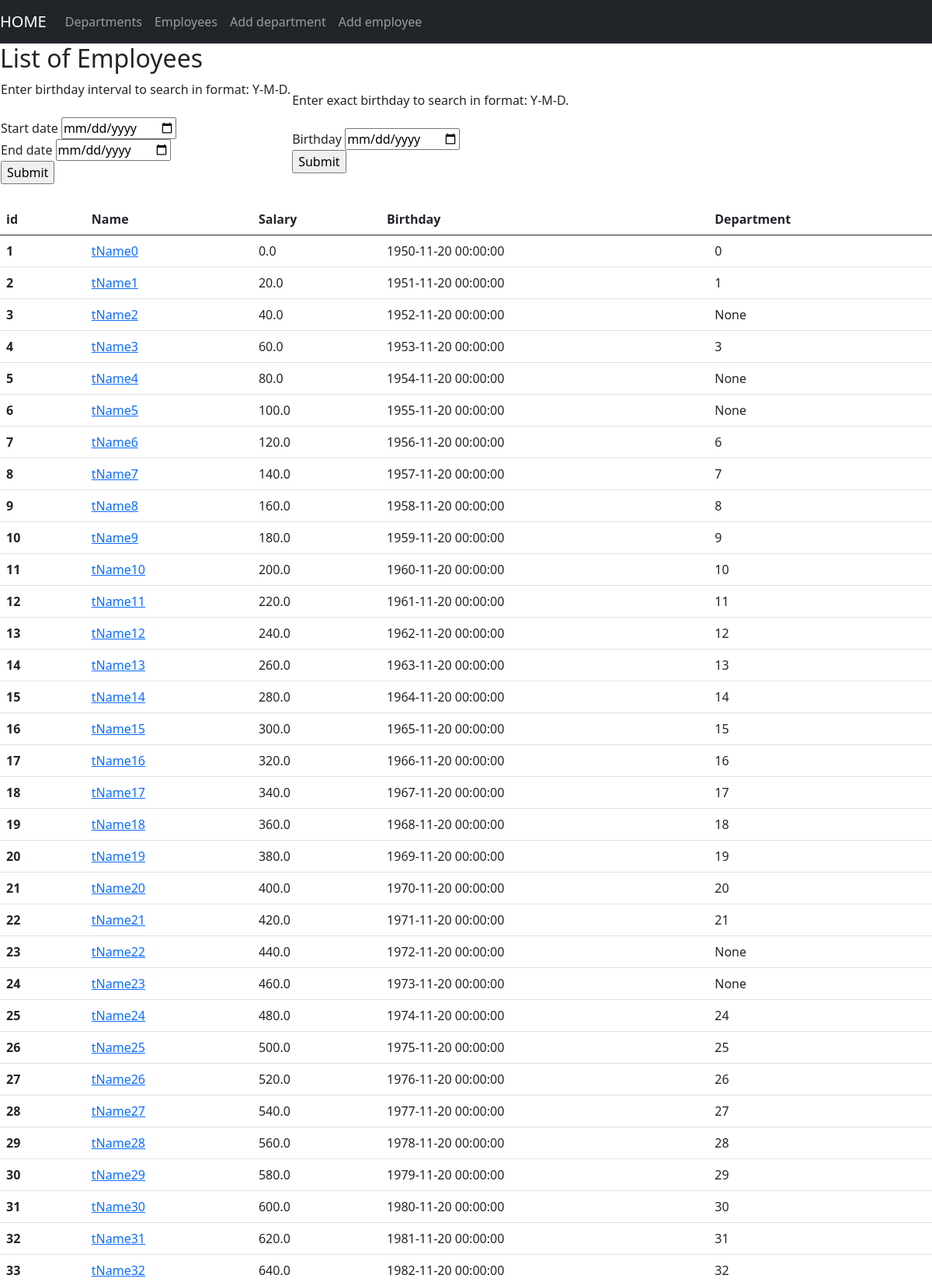
Screenshot of /view/employees/ (upper part) with the database file from the repository.
### models/models.py (models this page shows, shortened)
class Employee(db.Model):
    id_empl = db.Column(db.Integer, primary_key=True, autoincrement=True)
    name = db.Column(db.String(140))
    salary = db.Column(db.Float)
    birthday = db.Column(db.DateTime)
    id_empl_dept = db.Column(db.Integer, db.ForeignKey('department.id_dept'))

### views/view_employees.py (the view, shortened to what this page needs)
@view_employees_blueprint.route('/', methods=['GET', 'POST'])
def employees_list():
    employees = get_employees()
    form1 = BirthDateForm()
    form2 = BirthDateIntervalForm()
    if form2.validate_on_submit() and form2.start_date.data and form2.end_date.data:
        dates = form2.start_date.data.year, form2.start_date.data.month, form2.start_date.data.day, form2.end_date.data.year, form2.end_date.data.month, form2.end_date.data.day
        employees = get_employees(dates)
        return render_template('employees.html', employees=employees, form1=form1, form2=form2)
    return render_template('employees.html', employees=employees, form1=form1, form2=form2)

### views/forms.py
class BirthDateForm(FlaskForm):
    birthday = DateField('Birthday', format='%Y-%m-%d')
    submit = SubmitField('Submit')

class BirthDateIntervalForm(FlaskForm):
    start_date = DateField('Start date', format='%Y-%m-%d')
    end_date = DateField('End date', format='%Y-%m-%d')
    submit = SubmitField('Submit')

### service/crud.py (called while the page is built, shortened)
def get_employees(*args):
    if not args:
        employees = Employee.query.all()
    to_return = [
        {'id': employee.id_empl, 'name': employee.name, 'salary': employee.salary, 'birthday': employee.birthday,
         'department': employee.id_empl_dept} for
        employee in employees]
    return to_return

### views/templates/employees.html (shortened to what this page needs)
{% extends 'base.html' %}
{% block content %}
<h2> List of Employees</h2>
<table>
    <tr>
        <td>
            Enter birthday interval to search in format: Y-M-D.
            <form  method="POST">
                <br>
                {{ form2.start_date.label }} {{form2.start_date}}
                <br>
                {{ form2.end_date.label }} {{ form2.end_date }}
                <br>
                {{ form2.submit() }}
            </form>
        </td>
        <td>
            Enter exact birthday to search in format: Y-M-D.
            <form  method="POST">
                               <br>
                {{ form1.birthday.label }} {{form1.birthday}}
                <br>
                {{ form1.submit() }}
            </form>
        </td>
    </tr>
</table>
<br>
  <table class="table">
    <thead>
      <tr>
        <th scope="col">id</th>
        <th scope="col">Name</th>
        <th scope="col">Salary</th>
        <th scope="col">Birthday</th>
        <th scope="col">Department</th>
      </tr>
    </thead>
    <tbody>
    {% for employee in employees %}
      <tr>
        <th scope="row">{{ employee['id'] }}</th>
        <td>
          <a href="{{url_for('view_employees.employee_item', id_empl = employee.id)}}">{{ employee['name'] }}</a>  </td>
        <td>{{ employee['salary'] }}</td>
        <td>{{ employee['birthday']}}</td>
        <td>{{ employee['department']}}</td>
      </tr>
      {% endfor %}
    </tbody>
  </table>
{% endblock %}

### rows the page displays
Employee: id "1", name "tName0", salary "0.0", birthday "1950-11-20 00:00:00", department "0"
Employee: id "2", name "tName1", salary "20.0", birthday "1951-11-20 00:00:00", department "1"
Employee: id "3", name "tName2", salary "40.0", birthday "1952-11-20 00:00:00", department "None"
Employee: id "4", name "tName3", salary "60.0", birthday "1953-11-20 00:00:00", department "3"
Employee: id "5", name "tName4", salary "80.0", birthday "1954-11-20 00:00:00", department "None"
Employee: id "6", name "tName5", salary "100.0", birthday "1955-11-20 00:00:00", department "None"
Employee: id "7", name "tName6", salary "120.0", birthday "1956-11-20 00:00:00", department "6"
Employee: id "8", name "tName7", salary "140.0", birthday "1957-11-20 00:00:00", department "7"
Employee: id "9", name "tName8", salary "160.0", birthday "1958-11-20 00:00:00", department "8"
Employee: id "10", name "tName9", salary "180.0", birthday "1959-11-20 00:00:00", department "9"
Employee: id "11", name "tName10", salary "200.0", birthday "1960-11-20 00:00:00", department "10"
Employee: id "12", name "tName11", salary "220.0", birthday "1961-11-20 00:00:00", department "11"
Employee: id "13", name "tName12", salary "240.0", birthday "1962-11-20 00:00:00", department "12"
Employee: id "14", name "tName13", salary "260.0", birthday "1963-11-20 00:00:00", department "13"
Employee: id "15", name "tName14", salary "280.0", birthday "1964-11-20 00:00:00", department "14"
Employee: id "16", name "tName15", salary "300.0", birthday "1965-11-20 00:00:00", department "15"
Employee: id "17", name "tName16", salary "320.0", birthday "1966-11-20 00:00:00", department "16"
Employee: id "18", name "tName17", salary "340.0", birthday "1967-11-20 00:00:00", department "17"
Employee: id "19", name "tName18", salary "360.0", birthday "1968-11-20 00:00:00", department "18"
Employee: id "20", name "tName19", salary "380.0", birthday "1969-11-20 00:00:00", department "19"
Employee: id "21", name "tName20", salary "400.0", birthday "1970-11-20 00:00:00", department "20"
Employee: id "22", name "tName21", salary "420.0", birthday "1971-11-20 00:00:00", department "21"
Employee: id "23", name "tName22", salary "440.0", birthday "1972-11-20 00:00:00", department "None"
Employee: id "24", name "tName23", salary "460.0", birthday "1973-11-20 00:00:00", department "None"
Employee: id "25", name "tName24", salary "480.0", birthday "1974-11-20 00:00:00", department "24"
Employee: id "26", name "tName25", salary "500.0", birthday "1975-11-20 00:00:00", department "25"
Employee: id "27", name "tName26", salary "520.0", birthday "1976-11-20 00:00:00", department "26"
Employee: id "28", name "tName27", salary "540.0", birthday "1977-11-20 00:00:00", department "27"
Employee: id "29", name "tName28", salary "560.0", birthday "1978-11-20 00:00:00", department "28"
Employee: id "30", name "tName29", salary "580.0", birthday "1979-11-20 00:00:00", department "29"
Employee: id "31", name "tName30", salary "600.0", birthday "1980-11-20 00:00:00", department "30"
Employee: id "32", name "tName31", salary "620.0", birthday "1981-11-20 00:00:00", department "31"
Employee: id "33", name "tName32", salary "640.0", birthday "1982-11-20 00:00:00", department "32"
